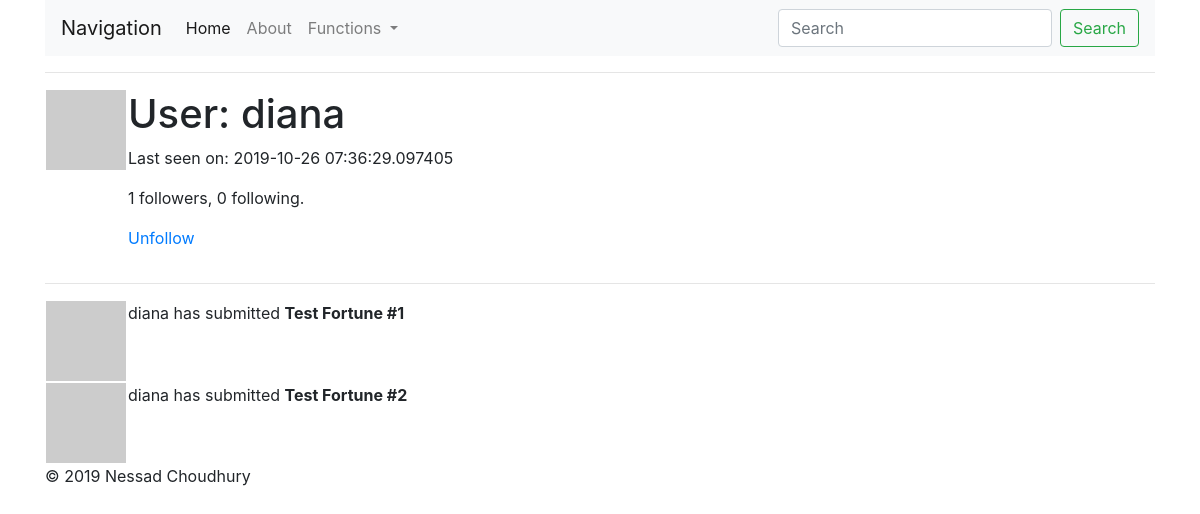
The page /user/diana (signed in) on the database its author committed.
### fortunesite/models.py (models this page shows, shortened)
class User(UserMixin, db.Model):
    id = db.Column(db.Integer, primary_key=True)
    username = db.Column(db.String(64), index=True, unique=True,
                         nullable=False)
    email = db.Column(db.String(120), index=True, unique=True)
    password_hash = db.Column(db.String(128))
    fortunes = db.relationship('Fortune', backref='author', lazy=True)
    about_me = db.Column(db.String(140))
    last_seen = db.Column(db.DateTime, default=datetime.utcnow)
    followed = db.relationship(
        'User', secondary=followers,
        primaryjoin=(followers.c.follower_id == id),
        secondaryjoin=(followers.c.followed_id == id),
        backref=db.backref('followers', lazy='dynamic'), lazy='dynamic')
    def avatar(self, size):
        digest = md5(self.email.lower().encode('utf-8')).hexdigest()
        return 'https://www.gravatar.com/avatar/{}?d=identicon&s={}'.format(
            digest, size)
    def is_following(self, user):
        return self.followed.filter(
            followers.c.followed_id == user.id).count() > 0

### fortunesite/routes.py (the view)
@app.route('/user/<username>')
@login_required
def user(username):
    user = User.query.filter_by(username=username).first_or_404()
    fortunes = [
        {'author': user, 'body': 'Test Fortune #1'},
        {'author': user, 'body': 'Test Fortune #2'}
    ]
    return render_template('user.html', user=user, fortunes=fortunes)

### fortunesite/models.py (called while the page is built)
@login.user_loader
def load_user(id):
    return User.query.get(int(id))

### fortunesite/routes.py (called while the page is built)
@app.before_request
def before_request():
    if current_user.is_authenticated:
        current_user.last_seen = datetime.utcnow()
        db.session.commit()

### fortunesite/templates/user.html (shortened to what this page needs)
{% extends "layout.html" %}
{% block body %}
    <table>
        <tr valign='top'>
            <td><img src= "{{ user.avatar(128) }}"></td>
            <td>
                <h1>User: {{ user.username }}</h1>
                {% if user.last_seen %}<p>Last seen on: {{ user.last_seen }}</p>{% endif %}
                <p>{{ user.followers.count() }} followers, {{ user.followed.count() }} following.</p>
                {% if user == current_user %}
                <p><a href="{{ url_for('edit_profile') }}">Edit your profile</a></p>
                {% elif not current_user.is_following(user) %}
                <p><a href="{{ url_for('follow', username=user.username) }}">Follow</a></p>
                {% else %}
                <p><a href="{{ url_for('unfollow', username=user.username) }}">Unfollow</a></p>
                {% endif %}
            </td>
        </tr>
    </table>
    <hr>
    {% for fortune in fortunes %}
        {% include '_fortune.html' %}
    {% endfor %}
{% endblock %}

### fortunesite/templates/layout.html (shortened to what this page needs)
<!DOCTYPE html>
<html lang="en">
    <head>
        <link rel="stylesheet" href="https://stackpath.bootstrapcdn.com/bootstrap/4.3.1/css/bootstrap.min.css">
    </head>
  <body>
    <div class="container">
      <div>
            <nav class="navbar navbar-expand-lg navbar-light bg-light">
                    <a class="navbar-brand" href="#">Navigation</a>
                    <div class="collapse navbar-collapse" id="navbarSupportedContent">
                      <ul class="navbar-nav mr-auto">
                        <li class="nav-item active">
                          <a class="nav-link" href="{{ url_for('index') }}">Home <span class="sr-only">(current)</span></a>
                        </li>
                        <li class="nav-item">
                          <a class="nav-link" href="{{ url_for('about') }}">About</a>
                        </li>
                        <li class="nav-item dropdown">
                          <a class="nav-link dropdown-toggle" href="#" id="navbarDropdown" role="button" data-toggle="dropdown" aria-haspopup="true" aria-expanded="false">
                            Functions
                          </a>
                        </li>
                      </ul>
                      <form class="form-inline my-2 my-lg-0">
                        <input class="form-control mr-sm-2" type="search" placeholder="Search" aria-label="Search">
                        <button class="btn btn-outline-success my-2 my-sm-0" type="submit">Search</button>
                      </form>
                    </div>
                  </nav>
      </div>
      <hr>
      {% block body %}
      {% endblock %}
      <footer class="footer">
        <p>© 2019 Nessad Choudhury</p>
      </footer>
    </div>
  </body>
</html>

### fortunesite/templates/_fortune.html
<table>
    <tr valign="top">
        <td><img src="{{ fortune.author.avatar(36) }}"></td>
        <td>{{ fortune.author.username }} has submitted <b>{{ fortune.body }}</b></td>
    </tr>
</table>

### rows shown on the page
User: username "diana", last_seen "2019-10-26 07:36:29.097405", author.username "diana" "diana"

### other values the page prints
{{ user.followers.count() }} "1"
{{ user.followed.count() }} "0"
{{ fortune.body }} "Test Fortune #1" "Test Fortune #2"
